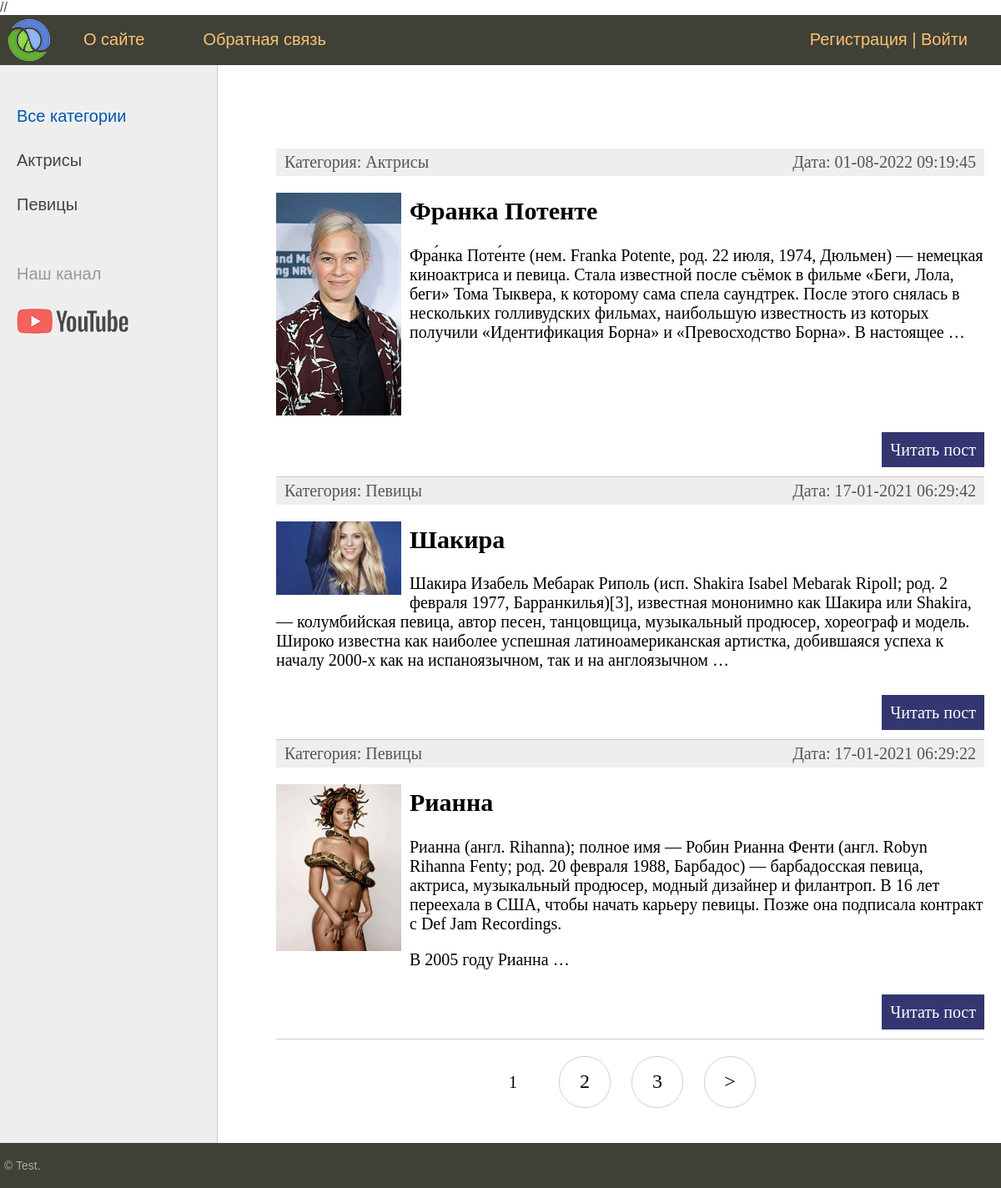
The page / on the database its author committed.
### women/models.py (models this page shows, shortened)
class Category(models.Model):
    name = models.CharField(max_length=100, db_index=True, verbose_name='Категория')
    slug = models.SlugField(max_length=255, unique=True, db_index=True, verbose_name='URL')
    def __str__(self):
        return self.name
    def get_absolute_url(self):
        return reverse('category', kwargs={'cat_slug': self.slug})
    class Meta:
        verbose_name = 'Категория'
        verbose_name_plural = 'Категории'
        ordering = ['id']

class Women(models.Model):
    title = models.CharField(max_length=255, verbose_name='Заголовок')
    slug = models.SlugField(max_length=255, unique=True, db_index=True, verbose_name='URL')
    content = models.TextField(blank=True, verbose_name='Текст статьи')
    photo = models.ImageField(upload_to="photos/%Y/%m/%d/", verbose_name='Фото')
    time_create = models.DateTimeField(auto_now_add=True, verbose_name='Время создания')
    time_update = models.DateTimeField(auto_now=True, verbose_name='Время изменения')
    is_published = models.BooleanField(default=True, verbose_name='Публикация')
    cat = models.ForeignKey('Category', on_delete=models.PROTECT, verbose_name='Категория')
    def get_absolute_url(self):
        return reverse('post', kwargs={'post_slug': self.slug})
    class Meta:
        verbose_name = 'Famous women'
        verbose_name_plural = 'Famous women'
        ordering = ['-time_create', 'title']

### women/views.py (the view)
# urls.py: path('', WomenHome.as_view(), name='home'),
class WomenHome(DataMixin, ListView):
    model = Women
    template_name = 'women/index.html'
    context_object_name = 'posts'
    def get_context_data(self, *, object_list=None, **kwargs):
        context = super().get_context_data(**kwargs)
        c_def = self.get_user_context(title="Главная страница")
        return dict(list(context.items()) + list(c_def.items()))
    def get_queryset(self):
        return Women.objects.filter(is_published=True).select_related('cat')

### women/utils.py (called while the page is built)
    def get_user_context(self, **kwargs):
        context = kwargs
        cats = Category.objects.annotate(Count('women'))
        user_menu = menu.copy()
        if not self.request.user.is_authenticated:
            user_menu.pop(1)
        context['menu'] = user_menu
        context['cats'] = cats
        if 'cat_selected' not in context:
            context['cat_selected'] = 0
        return context

### women/templates/women/index.html (shortened to what this page needs)
{% extends 'women/base.html' %}
{% load women_tags %}
{% block content %}
<ul class="list-articles">
	{% for p in posts %}
			<li><div class="article-panel">
	<p class="first">Категория: {{p.cat}}</p>
	<p class="last">Дата: {{p.time_update|date:"d-m-Y H:i:s"}}</p>
</div>
{% if p.photo %}
				<p><img class="img-article-left thumb" src="{{p.photo.url}}"></p>
{% endif %}
				<h2>{{p.title}}</h2>
	{% autoescape on %}
	{{p.content|linebreaks|truncatewords:50}}
	{% endautoescape %}
			<p class="link-read-post"><a href="{{ p.get_absolute_url }}">Читать пост</a></p>
			</li>
	{% endfor %}
</ul>
{% endblock %}

### women/templates/women/base.html (shortened to what this page needs)
{% load static %}
// {% load women_tags %}
<html>
<head>
	<link type="text/css" href="{% static 'women/css/styles.css' %}" rel="stylesheet" />
</head>
<body>
<table class="table-page" border=0 cellpadding="0" cellspacing="0">
<tr><td valign=top>
{% block mainmenu %}
		<div class="header">
			<ul id="mainmenu" class="mainmenu">
			<li class="logo"><a href="{% url 'home' %}"><div class="logo"></div></a></li>
{% for m in menu %}
	<li><a href="{% url m.url_name %}">{{m.title}}</a></li>
{% endfor %}
				{% if request.user.is_authenticated %}
				<li class="last"> {{ user.username }} | <a href="{% url 'logout' %}">Выйти</a></li>
				{% else %}
				<li class="last"><a href="{% url 'register' %}">Регистрация</a> | <a href="{% url 'login' %}">Войти</a></li>
				{% endif %}
			</ul>
		</div>
{% endblock mainmenu %}
<table class="table-content" border=0 cellpadding="0" cellspacing="0">
<tr>
	<td valign="top" class="left-chapters">
	<ul id="leftchapters">
{% if cat_selected == 0 %}
		<li class="selected">Все категории</li>
{% else %}
		<li><a href="{% url 'home' %}">Все категории</a></li>
{% endif %}
{% for c in cats %}
{% if c.women__count > 0 %}
	{% if c.pk == cat_selected %}
		<li class="selected">{{c.name}}</li>
	{% else %}
		<li><a href="{{ c.get_absolute_url }}">{{c.name}}</a></li>
	{% endif %}
{% endif %}
{% endfor %}
		<li class="share">
		<p>Наш канал</p>
		<a class="share-yt" href="https://www.youtube.com/channel/UClJzWfGWuGJL2t-3dYKcHTA/playlists" target="_blank" rel="nofollow"></a>
		</li>
	</ul>
</td>
<td valign="top" class="content">
	<div class="content-text">
{% block content %}
{% endblock %}
{% if page_obj.has_other_pages %}
<nav class="list-pages">
	<ul>
		{% for p in paginator.page_range %}
		{% if page_obj.number == p %}
		<li class="page-num page-num-selected">{{p}}</li>
		{% elif p >= page_obj.number|add:-2 and p <= page_obj.number|add:2 %}
		<li class="page-num">
			<a href="?page={{p}}">{{p}}</a>
		</li>
		{% endif %}
		{% endfor %}
{% if page_obj.has_next %}
<li class="page-num">
	<a href="?page={{ page_obj.next_page_number }}">&gt</a>
</li>
{% endif %}
	</ul>
</nav>
{% endif %}
	</div>
</td></tr></table>
</td></tr>
<tr><td valign=top>
	<div id="footer">
		<p>&copy; Test.</p>
	</div>
</td></tr></table>
</body>
</html>

### women/static/women/css/styles.css (style rules this page uses)
html, body { font-family: 'Arial'; margin: 0; padding: 0; height: 100%; width: 100%; color: #444; }
a { color: #0059b2; text-decoration: none; }
img { max-width: 600px; height: auto; }
img.img-article-left { max-width: 300px; height: auto; float: left; padding: 0 10px 10px 0; }
img.img-article-left.thumb { max-width: 150px; height: auto; }
p.link-read-post { text-align: right; }
p.link-read-post a { padding: 10px; min-width: 100px; background: #333671; color: #fff; text-decoration: none; }
div.article-panel { background: #eee; padding: 5px 10px 5px 10px; box-sizing: border-box; overflow: hidden; color: #555; }
div.article-panel p.first { margin: 0; float: left; }
div.article-panel p.last { margin: 0; float: right; }
ul.list-articles { list-style: none; margin: 0; padding: 0; }
ul.list-articles li { border-bottom: 1px solid #ccc; }
.table-page { width: 100%; height: 100%; vertical-align: top; }
.table-page tr { height: 100%; }
.header { background: #3F4137; height: 60px; }
.logo { background: url('../images/logo.png') no-repeat 10px 5px; width: 70px; height: 60px; }
ul.mainmenu { list-style: none; margin: 0; padding: 0; height: 60px; color: #fdc073; font-size: 20px; overflow: hidden; }
ul.mainmenu li { float: left; margin: 18px 40px 0 30px; }
ul.mainmenu li.logo { margin: 0; }
ul.mainmenu li.last { float: right; }
ul.mainmenu li a { color: #fdc073; text-decoration: none; }
.table-content { width: 100%; min-height: 100%; height: 100%; }
.left-chapters { margin: 0; background: #eee; border-right: 1px solid #ccc; min-height: 100%; }
.left-chapters ul { width: 230px; min-height: 100%; margin: 0; padding: 20px 10px 10px 20px; list-style: none; font-size: 20px; }
.left-chapters ul li { margin: 30px 0 0 0; color: #999; }
.left-chapters ul li.selected { color: #0059b2; }
.left-chapters ul li a { color: #444; text-decoration: none; }
.left-chapters ul li.share { margin: 60px 0 0 0; }
.left-chapters ul li.share p { margin: 30px 0 30px 0; }
.left-chapters ul li.share a { display: inline-block; width: 40px; height: 40px; margin: 0 20px 0 0; }
.left-chapters ul li.share a.share-yt { width: 100%; height: 30px; background: url('../images/share_yt.png') no-repeat 0 0 }
.content { padding: 40px 20px 20px 40px; width: 100%; box-sizing: border-box; }
.content-text { margin: 60px 0 0 30px; color: #000; font-size: 20px; font-family: Yandex Sans Display Light; }
#footer { box-sizing: border-box; background: #3F4137; padding: 5px; color: #aaa; font-size: 14px; font-family: Verdana, Geneva, Arial, Helvetica; text-align: left; overflow: hidden; }
.list-pages { text-align: center; margin: 0 0 20px 0; }
.list-pages ul { margin: 20px 0 0 0; padding: 0; list-style: none; }
.list-pages ul li { display: inline-block; margin: 0 20px 0 0; }
.list-pages a { color: #000; font-size: 24px; text-decoration: none; }
.list-pages .page-num, .page-num-selected { display: inline-block; width: 60px; height: 44px; padding: 16px 0 0 0; border: 1px solid #d0d0d0; border-radius: 30px; }
.list-pages .page-num-selected { border: none; color: #000; font-size: 20px; }

### rows shown on the page
Category: name "Актрисы"
Category: name "Певицы"
Women: cat "Актрисы", time_update "01-08-2022 09:19:45", photo (picture), title "Франка Потенте", content "Фра́нка Поте́нте (нем. Franka Potente, род. 22 июля, 1974, Дюльмен) — немецкая киноактриса и певица. Стала известной после съёмок в фильме «Беги, Лола, беги» Тома Тыквера, к которому сама спела саундтрек. После этого снялась в нескольких голливудских фильмах, наибольшую известность из которых получили «Идентификация Борна» и «Превосходство Борна». В настоящее …"
Women: cat "Певицы", time_update "17-01-2021 06:29:42", photo (picture), title "Шакира", content "Шакира Изабель Мебарак Риполь (исп. Shakira Isabel Mebarak Ripoll; род. 2 февраля 1977, Барранкилья)[3], известная мононимно как Шакира или Shakira, — колумбийская певица, автор песен, танцовщица, музыкальный продюсер, хореограф и модель. Широко известна как наиболее успешная латиноамериканская артистка, добившаяся успеха к началу 2000-х как на испаноязычном, так и на англоязычном …"
Women: cat "Певицы", time_update "17-01-2021 06:29:22", photo (picture), title "Рианна", content "Рианна (англ. Rihanna); полное имя — Робин Рианна Фенти (англ. Robyn Rihanna Fenty; род. 20 февраля 1988, Барбадос) — барбадосская певица, актриса, музыкальный продюсер, модный дизайнер и филантроп. В 16 лет переехала в США, чтобы начать карьеру певицы. Позже она подписала контракт с Def Jam Recordings. В 2005 году Рианна …"

### other values the page prints
{{ m.title }} "О сайте" "Обратная связь"
{{ p }} "1"
{{ p }} "2" "3"
